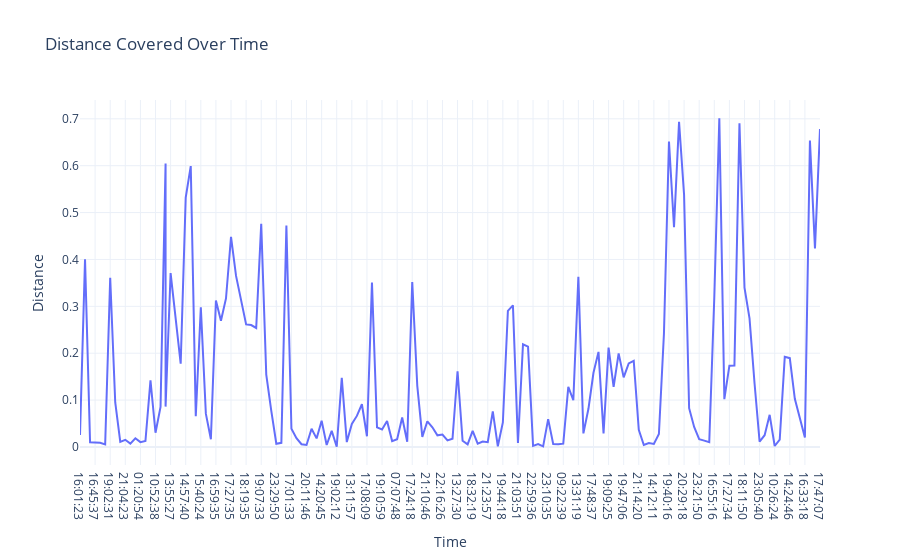

Notebook cell for this chart:
### Markdown cell above
Now, let’s have a look at the distance covered over time:

### Code cell
# Distance Covered Over Time
fig2 = px.line(data, x="Time",
               y="Distance",
               title="Distance Covered Over Time")
fig2.show()

### Figure 1 — Plotly figure (JSON) as saved in the notebook; plotly's stock layout.template omitted (floating-point values rounded to 4 significant figures; data arrays with more than 128 entries replaced by an {"elided": "..."} marker saying what was removed)
{"data": [{"hovertemplate": "Time=%{x}<br>Distance=%{y}<extra></extra>", "legendgroup": "", "line": {"color": "#636efa", "dash": "solid"}, "marker": {"symbol": "circle"}, "mode": "lines", "name": "", "orientation": "v", "showlegend": false, "type": "scatter", "x": {"elided": "149 str values"}, "xaxis": "x", "y": {"elided": "149 float values"}, "yaxis": "y"}], "layout": {"legend": {"tracegroupgap": 0}, "title": {"text": "Distance Covered Over Time"}, "xaxis": {"anchor": "y", "domain": [0, 1], "title": {"text": "Time"}}, "yaxis": {"anchor": "x", "domain": [0, 1], "title": {"text": "Distance"}}}}
